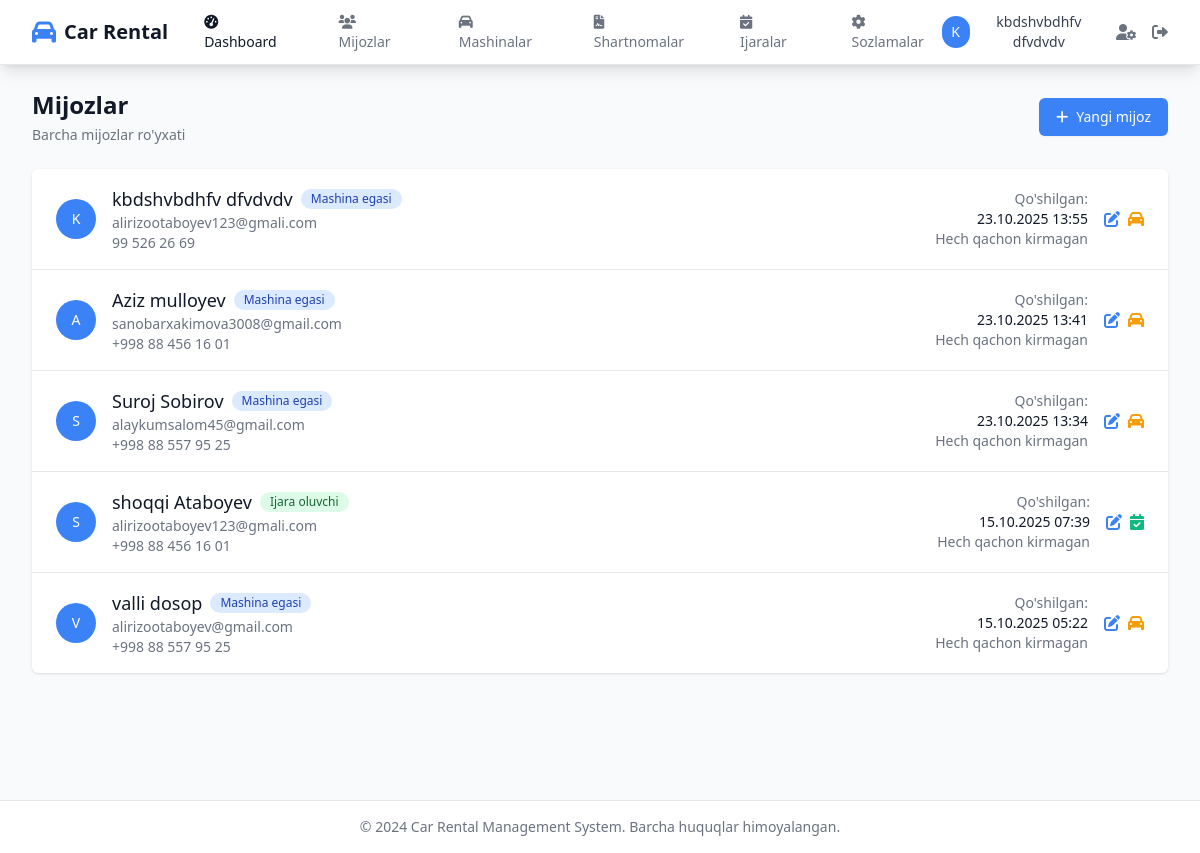
Before: /accounts/users/ (signed in) with the older database file.
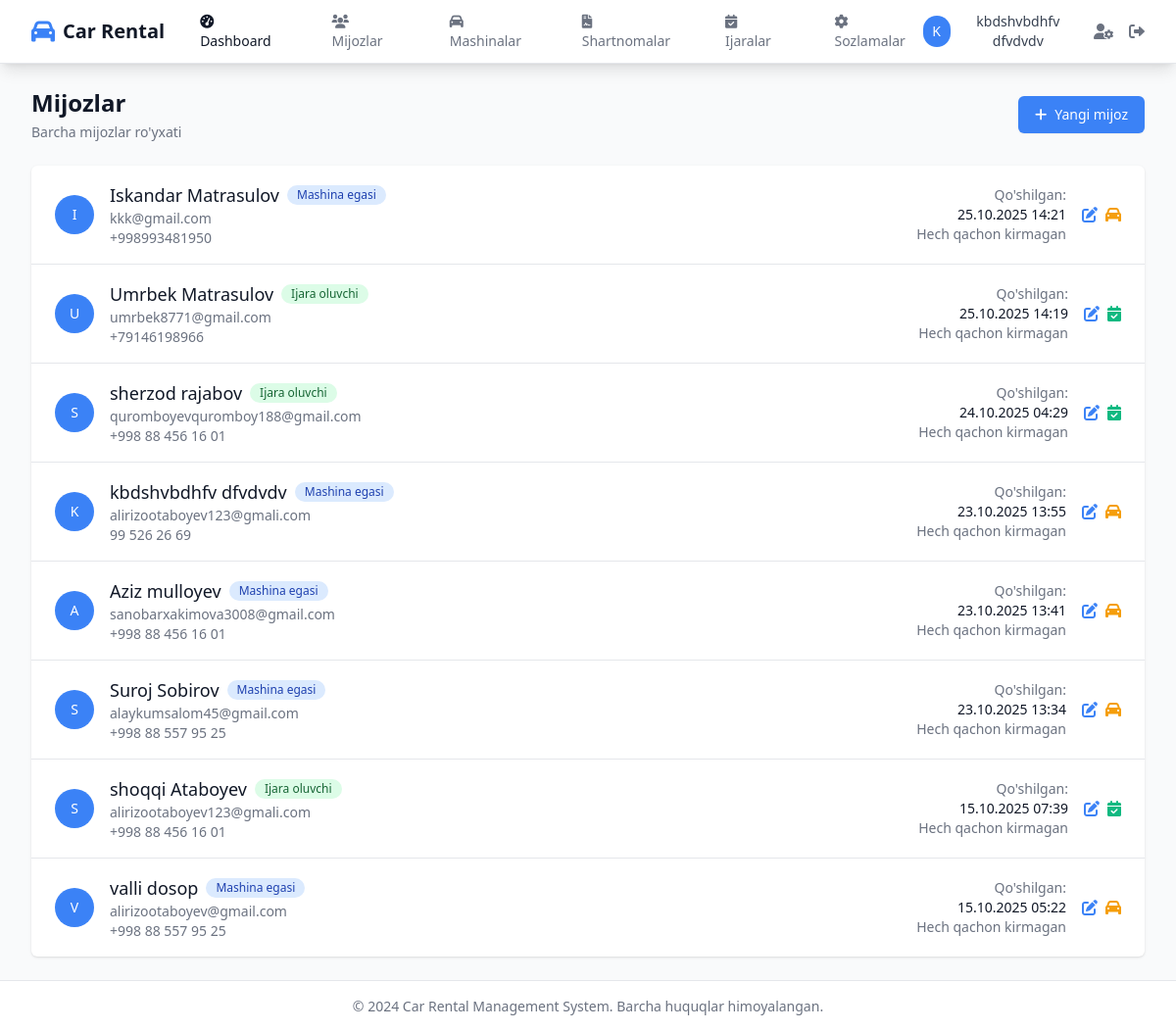
After: the same page with the newer database file.
### accounts/models.py (models this page shows, shortened)
class CustomUser(AbstractUser):
    class Roles(models.TextChoices):
        OWNER = "owner", "Mashina egasi"
        RENTER = "renter", "Ijara oluvchi"
    role = models.CharField(max_length=10, choices=Roles.choices)
    phone = models.CharField(max_length=30, blank=True)
    is_verified = models.BooleanField(default=False)

### accounts/views.py (the view)
# urls.py: path('users/', views.users_list, name='users_list'),
@login_required
def users_list(request):
    users = CustomUser.objects.filter(
        role__in=['owner', 'renter']
    ).order_by('-date_joined')
    context = {
        'users': users,
    }
    return render(request, 'accounts/users_list.html', context)

### templates/accounts/users_list.html (shortened to what the changed rows need)
{% extends 'base.html' %}
{% block content %}
<div class="space-y-6">
    <div class="flex justify-between items-center">
        <div>
            <h1 class="text-2xl font-bold text-gray-900">Mijozlar</h1>
        </div>
    </div>
    <div class="bg-white shadow overflow-hidden sm:rounded-md">
        <ul class="divide-y divide-gray-200">
            {% for user in users %}
            {% if user.role != 'admin' %}
            <li>
                <div class="px-4 py-4 sm:px-6 hover:bg-gray-50">
                    <div class="flex items-center justify-between">
                        <div class="flex items-center">
                            <div class="flex-shrink-0">
                                <div class="h-10 w-10 rounded-full bg-primary flex items-center justify-center">
                                    <span class="text-white text-sm font-medium">{{ user.username|first|upper }}</span>
                                </div>
                            </div>
                            <div class="ml-4">
                                <div class="flex items-center">
                                    <h3 class="text-lg font-medium text-gray-900">
                                        {{ user.get_full_name|default:user.username }}
                                    </h3>
                                    <span class="ml-2 inline-flex items-center px-2.5 py-0.5 rounded-full text-xs font-medium
                                        {% if user.role == 'owner' %}bg-blue-100 text-blue-800
                                        {% elif user.role == 'renter' %}bg-green-100 text-green-800
                                        {% else %}bg-gray-100 text-gray-800{% endif %}">
                                        {{ user.get_role_display }}
                                    </span>
                                </div>
                                <p class="text-sm text-gray-500">{{ user.email }}</p>
                                {% if user.phone %}
                                <p class="text-sm text-gray-500">{{ user.phone }}</p>
                                {% endif %}
                            </div>
                        </div>
                        <div class="flex items-center space-x-4">
                            <div class="text-right">
                                <p class="text-sm text-gray-500">Qo'shilgan:</p>
                                <p class="text-sm font-medium text-gray-900">{{ user.date_joined|date:"d.m.Y H:i" }}</p>
                                {% if user.last_login %}
                                <p class="text-sm text-gray-500">Oxirgi kirish: {{ user.last_login|date:"d.m.Y H:i" }}</p>
                                {% else %}
                                <p class="text-sm text-gray-500">Hech qachon kirmagan</p>
                                {% endif %}
                            </div>
                            <div class="flex items-center space-x-2">
                                <a href="{% url 'admin:accounts_customuser_change' user.pk %}" class="text-primary hover:text-secondary" title="Tahrirlash">
                                    <i class="fas fa-edit"></i>
                                </a>
                                {% if user.role == 'owner' %}
                                <a href="{% url 'vehicle_list' %}?owner={{ user.pk }}" class="text-warning hover:text-yellow-600" title="Mashinalari">
                                    <i class="fas fa-car"></i>
                                </a>
                                {% endif %}
                                {% if user.role == 'renter' %}
                                <a href="{% url 'booking_list' %}?renter={{ user.pk }}" class="text-success hover:text-green-600" title="Bookinglari">
                                    <i class="fas fa-calendar-check"></i>
                                </a>
                                {% endif %}
                            </div>
                        </div>
                    </div>
                </div>
            </li>
            {% endif %}
            {% endfor %}
        </ul>
    </div>
</div>
{% endblock %}

### templates/base.html (shortened to what the changed rows need)
<!DOCTYPE html>
<html lang="uz" class="h-full">
<head>
    <script src="https://cdn.tailwindcss.com"></script>
    <link href="https://cdnjs.cloudflare.com/ajax/libs/font-awesome/6.0.0/css/all.min.css" rel="stylesheet">
</head>
<body class="h-full bg-gray-50">
    <div class="min-h-full">
        <nav class="bg-white shadow-lg border-b border-gray-200">
            <div class="max-w-7xl mx-auto px-4 sm:px-6 lg:px-8">
                <div class="flex justify-between h-16">
                    {% if user.is_authenticated %}
                    <div class="flex items-center space-x-4">
                        <div class="relative">
                            <button class="flex items-center text-sm rounded-full focus:outline-none focus:ring-2 focus:ring-offset-2 focus:ring-primary">
                                <div class="h-8 w-8 rounded-full bg-primary flex items-center justify-center">
                                    <span class="text-white text-sm font-medium">{{ user.username|first|upper }}</span>
                                </div>
                                <span class="ml-2 text-gray-700">{{ user.get_full_name|default:user.username }}</span>
                            </button>
                        </div>
                        <a href="{% url 'profile' %}" class="text-gray-500 hover:text-primary">
                            <i class="fas fa-user-cog"></i>
                        </a>
                        <a href="{% url 'logout' %}" class="text-gray-500 hover:text-primary">
                            <i class="fas fa-sign-out-alt"></i>
                        </a>
                    </div>
                    {% else %}
                    <div class="flex items-center space-x-4">
                        <a href="{% url 'login' %}" class="bg-primary text-white px-4 py-2 rounded-md text-sm font-medium hover:bg-secondary">
                            <i class="fas fa-sign-in-alt mr-1"></i> Admin Kirish
                        </a>
                    </div>
                    {% endif %}
                </div>
            </div>
        </nav>
        <main class="max-w-7xl mx-auto py-6 sm:px-6 lg:px-8">
            {% block content %}{% endblock %}
        </main>
    </div>
</body>
</html>

Changed rows visible on the page:
added CustomUser: username|first "I", get_full_name "Iskandar Matrasulov", role "Mashina egasi", email "kkk@gmail.com", phone "+998993481950", date_joined "25.10.2025 14:21", shows "Hech qachon kirmagan"
added CustomUser: username|first "U", get_full_name "Umrbek Matrasulov", role "Ijara oluvchi", email "umrbek8771@gmail.com", phone "+79146198966", date_joined "25.10.2025 14:19", shows "Hech qachon kirmagan"
added CustomUser: username|first "S", get_full_name "sherzod rajabov", role "Ijara oluvchi", email "quromboyevquromboy188@gmail.com", phone "+998 88 456 16 01", date_joined "24.10.2025 04:29", shows "Hech qachon kirmagan"
